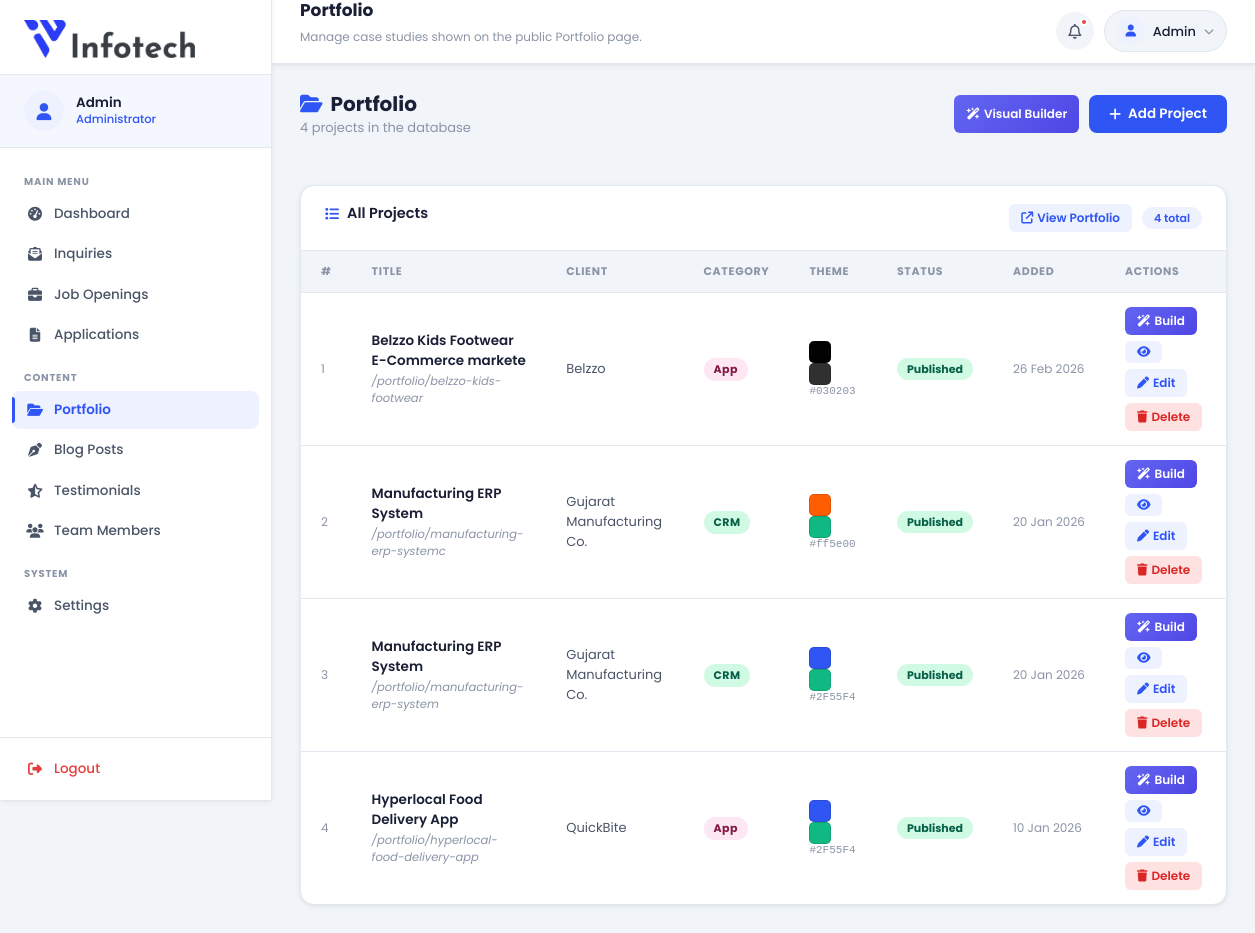
The page /admin/portfolio (signed in) on the database as committed earlier.
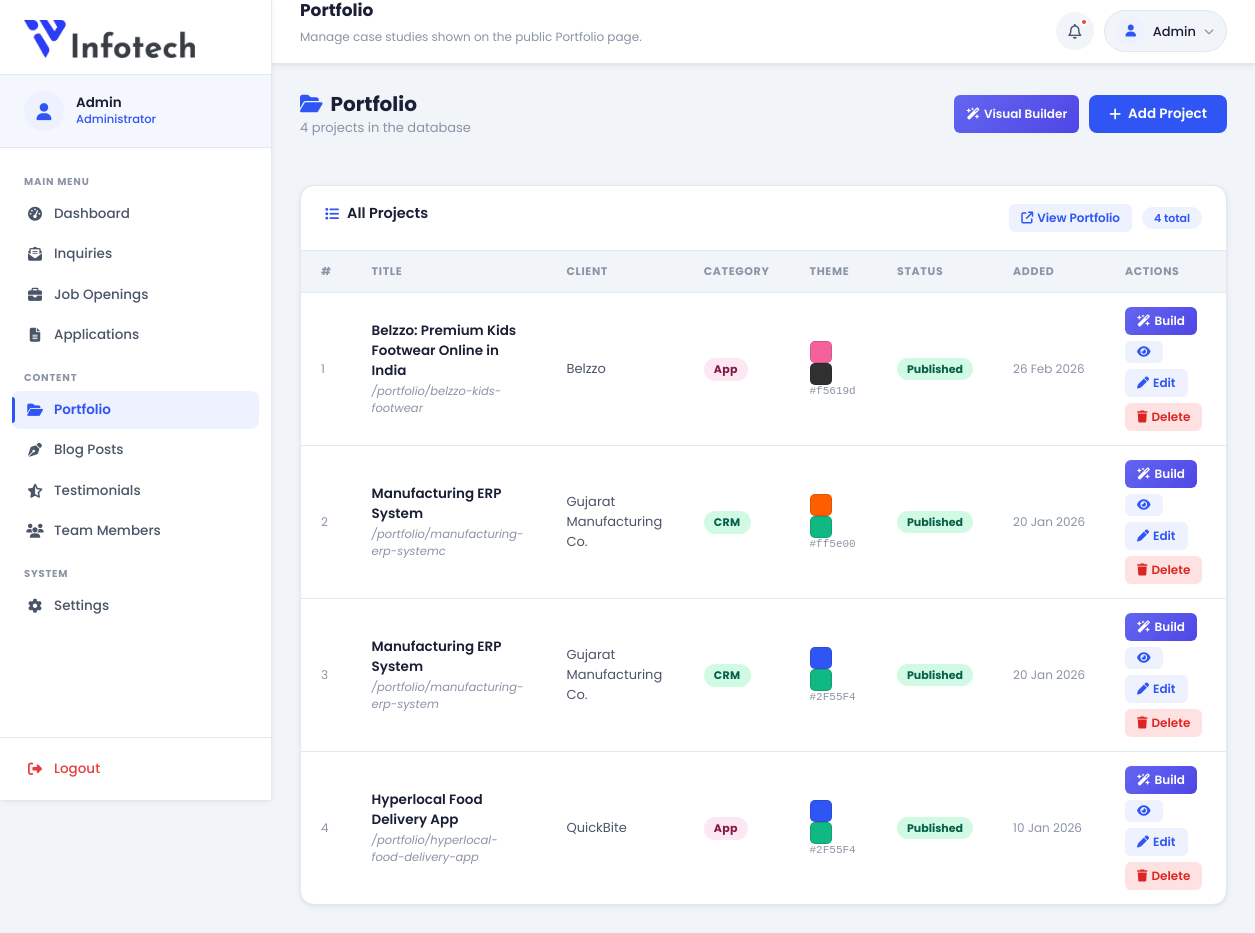
The same page on the database as committed later.
### app.py (models this page shows, shortened)
class AdminUser(UserMixin, db.Model):
    __tablename__ = 'admin_users'
    id = db.Column(db.Integer, primary_key=True)
    username = db.Column(db.String(80), unique=True, nullable=False)
    password_hash = db.Column(db.String(256), nullable=False)

class Portfolio(db.Model):
    __tablename__ = 'portfolios'
    id              = db.Column(db.Integer, primary_key=True)
    title           = db.Column(db.String(255), nullable=False)
    slug            = db.Column(db.String(255), unique=True, nullable=False, index=True)
    category        = db.Column(db.String(60), nullable=False, default='Web')   # Web / CRM / App / AI
    client_name     = db.Column(db.String(120), nullable=True)
    theme_color     = db.Column(db.String(20), nullable=False, default='#2F55F4')  # kept for backward compat
    primary_color   = db.Column(db.String(20), nullable=False, server_default='#2F55F4')
    secondary_color = db.Column(db.String(20), nullable=False, server_default='#10B981')
    bg_color        = db.Column(db.String(20), nullable=False, server_default='#0f1117')
    is_published    = db.Column(db.Boolean, default=False, nullable=False)
    hero_outcome    = db.Column(db.String(255), nullable=True)   # "+40% discovery & -32% checkout drop-off"
    hero_description= db.Column(db.Text, nullable=True)
    hero_image_web  = db.Column(db.String(512), nullable=True)   # desktop mockup image URL
    hero_image_app  = db.Column(db.String(512), nullable=True)   # phone mockup image URL
    kpi_1_value     = db.Column(db.String(40), nullable=True)
    kpi_1_label     = db.Column(db.String(80), nullable=True)
    kpi_2_value     = db.Column(db.String(40), nullable=True)
    kpi_2_label     = db.Column(db.String(80), nullable=True)
    kpi_3_value     = db.Column(db.String(40), nullable=True)
    kpi_3_label     = db.Column(db.String(80), nullable=True)
    industry        = db.Column(db.String(120), nullable=True)
    market          = db.Column(db.String(120), nullable=True)
    goal            = db.Column(db.String(255), nullable=True)
    client_story_p1 = db.Column(db.Text, nullable=True)
    client_story_p2 = db.Column(db.Text, nullable=True)
    challenges      = db.Column(db.Text, nullable=True)  # JSON: [{tag,severity,title,desc,impact}]
    solution_steps  = db.Column(db.Text, nullable=True)  # JSON: [{tag,title,points:[]}]
    services        = db.Column(db.Text, nullable=True)  # JSON: [{num,icon_svg,title,desc,deliverables:[]}]
    results         = db.Column(db.Text, nullable=True)  # JSON: {cards:[{metric,label,insight}], rows:[{metric,before,after}]}
    features        = db.Column(db.Text, nullable=True)  # JSON: [{icon,title,desc,benefit}]
    testimonials    = db.Column(db.Text, nullable=True)  # JSON: [{quote,client_name,client_role,rating}]
    gallery         = db.Column(db.Text, nullable=True)  # JSON: [{type:"web"|"app",url,label,alt}]
    created_at      = db.Column(db.DateTime, default=datetime.utcnow)

### app.py (the view)
@app.route('/admin/portfolio')
@login_required
def admin_portfolio():
    portfolios = Portfolio.query.order_by(Portfolio.created_at.desc()).all()
    return render_template('admin/portfolio.html', portfolios=portfolios)

### app.py (called while the page is built)
def get_site_settings():
    rows = SiteSettings.query.all()
    result = dict(_SETTINGS_DEFAULTS)
    for row in rows:
        result[row.key] = row.value or ''
    return result

@app.context_processor
def inject_site_settings():
    try:
        return {'site': get_site_settings()}
    except Exception:
        return {'site': dict(_SETTINGS_DEFAULTS)}

@login_manager.user_loader
def load_user(user_id):
    return db.session.get(AdminUser, int(user_id))

@app.context_processor
def inject_globals():
    return {'now': datetime.utcnow()}

### templates/admin/portfolio.html (shortened to what this page needs)
{% extends 'admin/base.html' %}
{% block topbar_title %}Portfolio{% endblock %}
{% block topbar_sub %}Manage case studies shown on the public Portfolio page.{% endblock %}
{% block content %}
    <div class="page-header-bar">
        <div>
            <h1><i class="fa-solid fa-folder-open" style="color:var(--primary-blue);margin-right:8px;"></i>Portfolio</h1>
            <p>{{ portfolios | length }} project{{ 's' if portfolios | length != 1 }} in the database</p>
        </div>
        <div style="display:flex;gap:10px;">
            <a href="{{ url_for('admin_portfolio_build') }}" class="btn-build">
                <i class="fa-solid fa-wand-magic-sparkles"></i> Visual Builder
            </a>
            <a href="{{ url_for('admin_portfolio_add') }}" class="btn-add">
                <i class="fa-solid fa-plus"></i> Add Project
            </a>
        </div>
    </div>
    <div class="panel">
        <div class="panel__header">
            <h2 class="panel__title"><i class="fa-solid fa-list"></i> All Projects</h2>
            <div style="display:flex;gap:10px;align-items:center;">
                <a href="{{ url_for('portfolio') }}" target="_blank" class="btn-edit">
                    <i class="fa-solid fa-arrow-up-right-from-square"></i> View Portfolio
                </a>
                <span class="panel__badge">{{ portfolios | length }} total</span>
            </div>
        </div>
        <div class="table-wrap">
            {% if portfolios %}
            <table class="data-table">
                <thead>
                    <tr>
                        <th>#</th>
                        <th>Title</th>
                        <th>Client</th>
                        <th>Category</th>
                        <th>Theme</th>
                        <th>Status</th>
                        <th>Added</th>
                        <th>Actions</th>
                    </tr>
                </thead>
                <tbody>
                {% for p in portfolios %}
                <tr>
                    <td style="color:var(--text-muted);font-size:12px;">{{ loop.index }}</td>
                    <td>
                        <div style="font-weight:600;font-size:13.5px;color:var(--text-dark);">{{ p.title }}</div>
                        <div style="font-size:11.5px;color:var(--text-muted);margin-top:2px;font-style:italic;">/portfolio/{{ p.slug }}</div>
                    </td>
                    <td style="font-size:13px;color:var(--text-mid);">{{ p.client_name or '—' }}</td>
                    <td>
                        {% set cat = p.category %}
                        <span class="cat-badge cat-{{ 'web' if cat == 'Web' else 'crm' if cat == 'CRM' else 'app' if cat == 'App' else 'ai' }}">
                            {{ cat }}
                        </span>
                    </td>
                    <td>
                        <span class="color-swatch" style="background:{{ p.primary_color or p.theme_color }};"></span>
                        <span class="color-swatch" style="background:{{ p.secondary_color or '#10B981' }};"></span>
                        <span style="font-size:11px;color:var(--text-muted);font-family:monospace;">{{ p.primary_color or p.theme_color }}</span>
                    </td>
                    <td>
                        {% if p.is_published %}
                            <span style="background:#d1fae5;color:#065f46;font-size:11px;font-weight:700;padding:3px 10px;border-radius:20px;">Published</span>
                        {% else %}
                            <span style="background:#f3f4f6;color:#6b7280;font-size:11px;font-weight:700;padding:3px 10px;border-radius:20px;">Draft</span>
                        {% endif %}
                    </td>
                    <td style="font-size:12px;color:var(--text-muted);white-space:nowrap;">{{ p.created_at.strftime('%d %b %Y') }}</td>
                    <td>
                        <div style="display:flex;gap:6px;align-items:center;flex-wrap:wrap;">
                            <a href="{{ url_for('admin_portfolio_build', pid=p.id) }}" class="btn-build" title="Visual Builder">
                                <i class="fa-solid fa-wand-magic-sparkles"></i> Build
                            </a>
                            <a href="{{ url_for('portfolio_detail', slug=p.slug) }}" target="_blank" class="btn-edit" title="View live">
                                <i class="fa-solid fa-eye"></i>
                            </a>
                            <a href="{{ url_for('admin_portfolio_edit', pid=p.id) }}" class="btn-edit">
                                <i class="fa-solid fa-pen"></i> Edit
                            </a>
                            <button type="button" class="btn-delete"
                                    data-pid="{{ p.id }}" data-title="{{ p.title }}"
                                    onclick="confirmDelete(this)">
                                <i class="fa-solid fa-trash"></i> Delete
                            </button>
                        </div>
                    </td>
                </tr>
                {% endfor %}
                </tbody>
            </table>
            {% else %}
            <div class="empty-state">
                <i class="fa-solid fa-folder-open"></i>
                <p>No portfolio projects yet. <a href="{{ url_for('admin_portfolio_add') }}" style="color:var(--primary-blue);font-weight:600;">Add your first project →</a></p>
            </div>
            {% endif %}
        </div>
    </div>
{% endblock %}

### templates/admin/base.html (shortened to what this page needs)
﻿<!DOCTYPE html>
<html lang="en">
<head>
    <link rel="stylesheet" href="https://cdnjs.cloudflare.com/ajax/libs/font-awesome/6.5.1/css/all.min.css">
    <link href="https://cdn.jsdelivr.net/npm/bootstrap@5.3.3/dist/css/bootstrap.min.css" rel="stylesheet">
    <link rel="stylesheet" href="{{ url_for('static', filename='css/admin.css') }}">
</head>
<body class="admin-body">
    <aside class="sidebar" id="sidebar">
        <div class="sidebar__brand">
            <a href="/" target="_blank" class="sidebar__logo-link">
                <img src="{{ url_for('static', filename='images/logo.png') }}" alt="IV Infotech">
            </a>
        </div>
        <div class="sidebar__profile">
            <div class="sidebar__avatar">
                <i class="fa-solid fa-user"></i>
            </div>
            <div class="sidebar__profile-info">
                <span class="sidebar__profile-name">{{ current_user.username | capitalize }}</span>
                <span class="sidebar__profile-role">Administrator</span>
            </div>
        </div>
        <nav class="sidebar__nav">
            <span class="sidebar__section-label">Main Menu</span>
            <a href="{{ url_for('admin_dashboard') }}"
               class="sidebar__link {% if request.endpoint == 'admin_dashboard' %}sidebar__link--active{% endif %}">
                <i class="fa-solid fa-gauge-high"></i><span>Dashboard</span>
            </a>
            <a href="{{ url_for('admin_inquiries') }}"
               class="sidebar__link {% if request.endpoint == 'admin_inquiries' %}sidebar__link--active{% endif %}">
                <i class="fa-solid fa-envelope-open-text"></i><span>Inquiries</span>
            </a>
            <a href="{{ url_for('admin_jobs') }}"
               class="sidebar__link {% if request.endpoint == 'admin_jobs' %}sidebar__link--active{% endif %}">
                <i class="fa-solid fa-briefcase"></i><span>Job Openings</span>
            </a>
            <a href="{{ url_for('admin_applications') }}"
               class="sidebar__link {% if request.endpoint == 'admin_applications' %}sidebar__link--active{% endif %}">
                <i class="fa-solid fa-file-lines"></i><span>Applications</span>
            </a>
            <span class="sidebar__section-label">Content</span>
            <a href="{{ url_for('admin_portfolio') }}"
               class="sidebar__link {% if request.endpoint in ['admin_portfolio','admin_portfolio_add','admin_portfolio_edit','admin_portfolio_build'] %}sidebar__link--active{% endif %}">
                <i class="fa-solid fa-folder-open"></i><span>Portfolio</span>
            </a>
            <a href="{{ url_for('admin_blog') }}"
               class="sidebar__link {% if request.endpoint in ['admin_blog','admin_blog_add','admin_blog_edit'] %}sidebar__link--active{% endif %}">
                <i class="fa-solid fa-pen-nib"></i><span>Blog Posts</span>
            </a>
            <a href="{{ url_for('admin_testimonials') }}"
               class="sidebar__link {% if request.endpoint == 'admin_testimonials' %}sidebar__link--active{% endif %}">
                <i class="fa-solid fa-star-half-stroke"></i><span>Testimonials</span>
            </a>
            <a href="{{ url_for('admin_team') }}"
               class="sidebar__link {% if request.endpoint in ['admin_team','admin_team_add','admin_team_edit','admin_team_delete'] %}sidebar__link--active{% endif %}">
                <i class="fa-solid fa-users"></i><span>Team Members</span>
            </a>
            <span class="sidebar__section-label">System</span>
            <a href="{{ url_for('admin_settings') }}"
               class="sidebar__link {% if request.endpoint == 'admin_settings' %}sidebar__link--active{% endif %}">
                <i class="fa-solid fa-gear"></i><span>Settings</span>
            </a>
        </nav>
        <div class="sidebar__footer">
            <a href="{{ url_for('admin_logout') }}" class="sidebar__link sidebar__link--logout">
                <i class="fa-solid fa-right-from-bracket"></i><span>Logout</span>
            </a>
        </div>
    </aside>
    <div class="main-wrap">
        <header class="topbar">
            {% block topbar_greeting %}
            <div class="topbar__greeting">
                <h1 class="topbar__title">{% block topbar_title %}Admin Panel{% endblock %}</h1>
                <p class="topbar__sub">{% block topbar_sub %}{% endblock %}</p>
            </div>
            {% endblock %}
            <div class="topbar__actions">
                <button class="topbar__icon-btn" title="Notifications" aria-label="Notifications">
                    <i class="fa-regular fa-bell"></i>
                    <span class="topbar__notif-dot"></span>
                </button>
                <div class="topbar__profile-wrap">
                    <button class="topbar__profile-btn" id="profileDropBtn">
                        <div class="topbar__profile-avatar">
                            <i class="fa-solid fa-user"></i>
                        </div>
                        <span class="topbar__profile-name">{{ current_user.username | capitalize }}</span>
                        <i class="fa-solid fa-chevron-down"></i>
                    </button>
                </div>
            </div>
        </header>
        <main class="content">
            {% block content %}{% endblock %}
        </main>
    </div>
</body>
</html>

### templates/admin/portfolio.html (style rules this page uses)
.page-header-bar { display:flex; align-items:center; justify-content:space-between; flex-wrap:wrap; gap:12px; margin-bottom:24px; }
.page-header-bar h1 { font-size:20px; font-weight:700; color:var(--text-dark); margin:0; }
.page-header-bar p { font-size:13px; color:var(--text-muted); margin:2px 0 0; }
.btn-add { display:inline-flex; align-items:center; gap:7px; padding:9px 20px; background:var(--primary-blue); color:#fff; border-radius:var(--radius-sm); font-size:13.5px; font-weight:600; border:none; cursor:pointer; transition:background .2s; text-decoration:none; }
.btn-build { display:inline-flex; align-items:center; gap:4px; padding:5px 12px; background:linear-gradient(135deg,#6366f1,#4f46e5); color:#fff; border:none; border-radius:6px; font-size:12px; font-weight:600; cursor:pointer; transition:opacity .18s; text-decoration:none; }
.btn-edit { display:inline-flex; align-items:center; gap:4px; padding:5px 12px; background:var(--primary-light); color:var(--primary-blue); border:none; border-radius:6px; font-size:12px; font-weight:600; cursor:pointer; transition:background .18s; text-decoration:none; }
.btn-delete { display:inline-flex; align-items:center; gap:4px; padding:5px 12px; background:#fee2e2; color:#dc2626; border:none; border-radius:6px; font-size:12px; font-weight:600; cursor:pointer; transition:background .18s; }
.color-swatch { display:inline-block; width:22px; height:22px; border-radius:5px; border:1px solid rgba(0,0,0,.12); vertical-align:middle; margin-right:8px; }
.cat-badge { display:inline-block; padding:3px 10px; border-radius:20px; font-size:11px; font-weight:700; letter-spacing:.4px; }
.cat-crm { background:#d1fae5; color:#065f46; }
.cat-app { background:#fce7f3; color:#831843; }

Rows that differ between the two databases and show on the page:
changed Portfolio "Belzzo": title "Belzzo Kids Footwear E-Commerce markete" → "Belzzo: Premium Kids Footwear Online in India"; primary_color "#030203" → "#f5619d"
